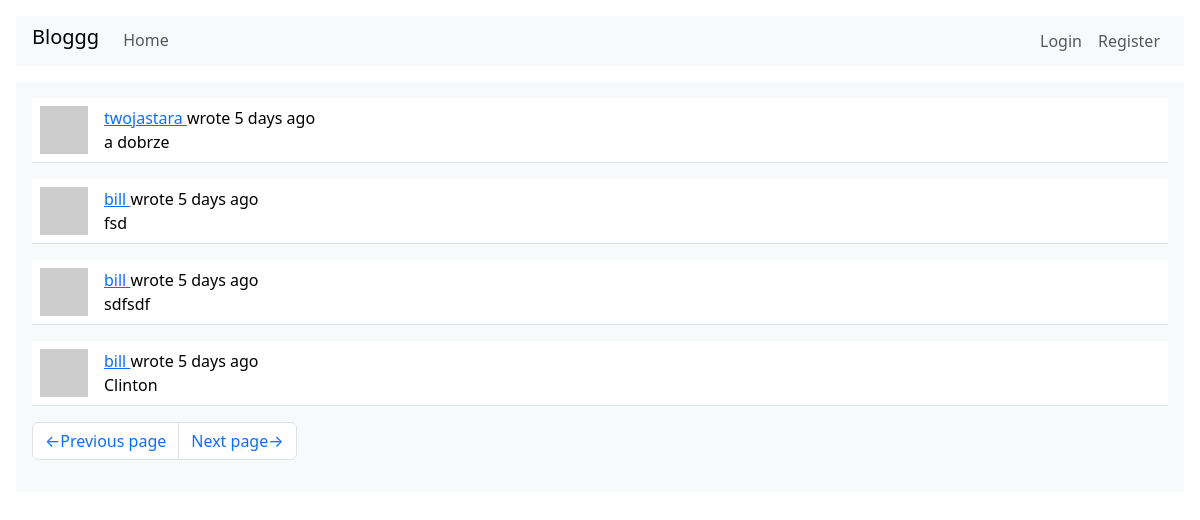
The app's page /index?page=2 with its own data.
### webapp/models.py (models this page shows, shortened)
class Post(db.Model):
    id:         sqo.Mapped[int] = sqo.mapped_column(primary_key=True)
    user_id:    sqo.Mapped[int] = sqo.mapped_column(sqa.ForeignKey(User.id), index=True)
    timestamp:  sqo.Mapped[datetime] = sqo.mapped_column(index=True, default=lambda: datetime.now(timezone.utc))
    title:      sqo.Mapped[str] = sqo.mapped_column(sqa.String(64), index=True)
    body:       sqo.Mapped[str] = sqo.mapped_column(sqa.String(4096))
    author:     sqo.Mapped[User] = sqo.relationship(back_populates='posts')

### webapp/routes.py (the view)
@app.route('/', methods=['POST', 'GET'])
@app.route('/index', methods=['POST', 'GET'])
def index_page():
    page = request.args.get('page', 1, type=int)
    query = None
    post_form = None
    if current_user.is_authenticated:
        post_form = PostForm()
        if post_form.validate_on_submit():
            new_post = Post(title=post_form.title.data, body=post_form.text.data, author=current_user)
            db.session.add(new_post)
            db.session.commit()
            flash(_('Uploaded your post.'))
            return redirect(url_for('index_page'))
        query = current_user.get_my_and_followers_posts_query()
    else:
        query = sqa.select(Post).order_by(Post.timestamp.desc())
    posts = db.paginate(query, page=page, per_page=app.config['POSTS_PER_PAGE'], error_out=False)
    next_url = url_for('index_page', page=posts.next_num) if posts.has_next else None
    prev_url = url_for('index_page', page=posts.prev_num) if posts.has_prev else None
    return render_template('index_page.html', title='Home page',
                    posts=posts, post_form=post_form, next_url=next_url, prev_url=prev_url)

### webapp/__init__.py (called while the page is built)
def get_locale():
    return request.accept_languages.best_match(app.config['LANGUAGES'])

### webapp/models.py (called while the page is built)
    def avatar(self, size):
        hash = md5((self.username+self.email+str(2384129234)).encode('utf-8')).hexdigest()
        return f'https://www.gravatar.com/avatar/{hash}?d=identicon&s={size}'

### webapp/routes.py (called while the page is built)
@app.before_request
def before_request():
    if current_user.is_authenticated:
        current_user.last_seen = datetime.now(timezone.utc)
        db.session.commit()

### webapp/templates/index_page.html (shortened to what this page needs)
{% extends "base.html" %}
{% block content %}
    {% for post in posts %}
        {% include "sub_post.html" %}
    {% endfor %}
    {% include "sub_pagination.html" %}
{% endblock %}

### webapp/templates/sub_post.html (shortened to what this page needs)
<table class="table table-hover">
    <tr>
        <td width="64px">
            <a href="{{ url_for('user_page', username=post.author.username) }}">
                <img src="{{ post.author.avatar(64) }}" class="img-fluid">
            </a>
        </td>
        <td>
            {{ _('%(username)s wrote %(when)s',
                username=user_link, when=moment(post.timestamp).fromNow()) }}
            <br>
            {{ post.body }}
        </td>
    </tr>
</table>

### records on screen
Post: body "a dobrze"
Post: body "fsd"
Post: body "sdfsdf"
Post: body "Clinton"
